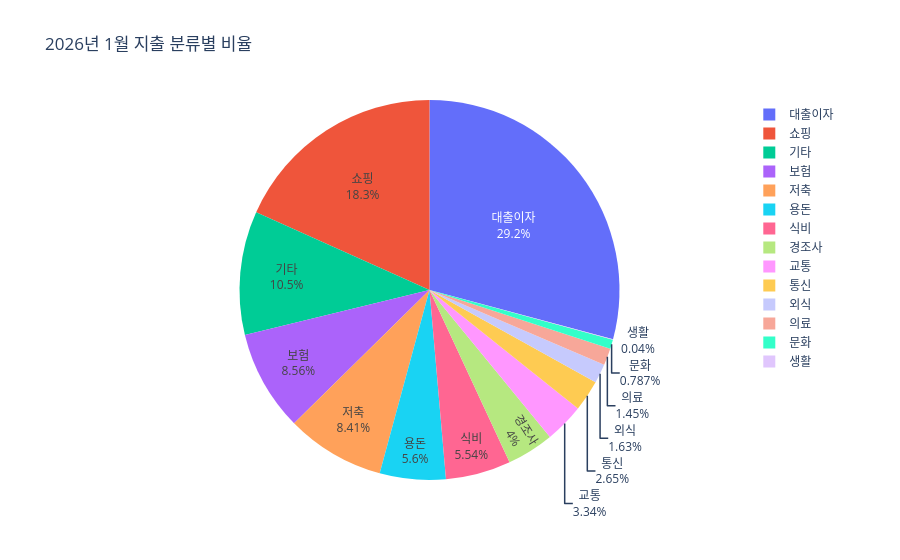

The notebook cell saved with this chart:
### Code cell
import plotly.express as px
fig = px.pie(
    category_summary,
    names = "category",
    values = "total_amount",
    title="2026년 1월 지출 분류별 비율"
)
fig.update_traces(textinfo = "percent+label")

### Figure 1 — Plotly figure (JSON) as saved in the notebook; plotly's stock layout.template omitted (floating-point values rounded to 4 significant figures)
{"data": [{"domain": {"x": [0, 1], "y": [0, 1]}, "hovertemplate": "category=%{label}<br>total_amount=%{value}<extra></extra>", "labels": ["대출이자", "쇼핑", "기타", "보험", "저축", "용돈", "식비", "경조사", "교통", "통신", "외식", "의료", "문화", "생활"], "legendgroup": "", "name": "", "showlegend": true, "textinfo": "percent+label", "type": "pie", "values": [1457000.0, 913500.0, 525800.0, 427900.0, 420000.0, 280000.0, 276900.0, 200000.0, 167100.0, 132600.0, 81400.0, 72470.0, 39300.0, 2000.0]}], "layout": {"legend": {"tracegroupgap": 0}, "title": {"text": "2026년 1월 지출 분류별 비율"}}}
